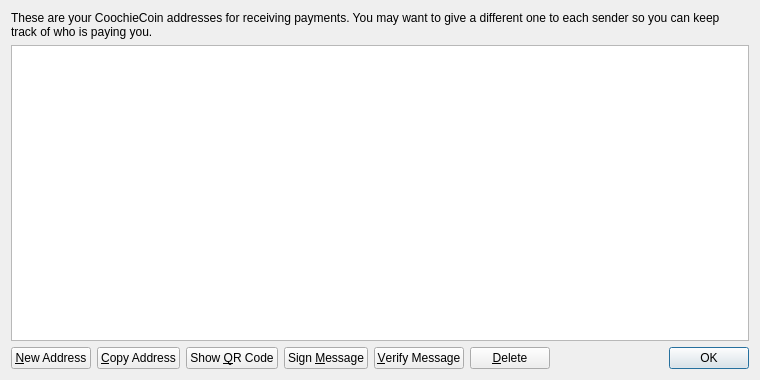
<?xml version="1.0" encoding="UTF-8"?>
<ui version="4.0">
 <class>AddressBookPage</class>
 <widget class="QWidget" name="AddressBookPage">
  <property name="geometry">
   <rect>
    <x>0</x>
    <y>0</y>
    <width>760</width>
    <height>380</height>
   </rect>
  </property>
  <property name="windowTitle">
   <string>Address Book</string>
  </property>
  <layout class="QVBoxLayout" name="verticalLayout">
   <item>
    <widget class="QLabel" name="labelExplanation">
     <property name="text">
      <string>These are your CoochieCoin addresses for receiving payments. You may want to give a different one to each sender so you can keep track of who is paying you.</string>
     </property>
     <property name="textFormat">
      <enum>Qt::PlainText</enum>
     </property>
     <property name="wordWrap">
      <bool>true</bool>
     </property>
    </widget>
   </item>
   <item>
    <widget class="QTableView" name="tableView">
     <property name="contextMenuPolicy">
      <enum>Qt::CustomContextMenu</enum>
     </property>
     <property name="toolTip">
      <string>Double-click to edit address or label</string>
     </property>
     <property name="tabKeyNavigation">
      <bool>false</bool>
     </property>
     <property name="alternatingRowColors">
      <bool>true</bool>
     </property>
     <property name="selectionMode">
      <enum>QAbstractItemView::SingleSelection</enum>
     </property>
     <property name="selectionBehavior">
      <enum>QAbstractItemView::SelectRows</enum>
     </property>
     <property name="sortingEnabled">
      <bool>true</bool>
     </property>
     <attribute name="verticalHeaderVisible">
      <bool>false</bool>
     </attribute>
    </widget>
   </item>
   <item>
    <layout class="QHBoxLayout" name="horizontalLayout">
     <item>
      <widget class="QPushButton" name="newAddressButton">
       <property name="toolTip">
        <string>Create a new address</string>
       </property>
       <property name="text">
        <string>&amp;New Address</string>
       </property>
       <property name="icon">
        <iconset resource="../bitcoin.qrc">
         <normaloff>:/icons/add</normaloff>:/icons/add</iconset>
       </property>
      </widget>
     </item>
     <item>
      <widget class="QPushButton" name="copyToClipboard">
       <property name="toolTip">
        <string>Copy the currently selected address to the system clipboard</string>
       </property>
       <property name="text">
        <string>&amp;Copy Address</string>
       </property>
       <property name="icon">
        <iconset resource="../bitcoin.qrc">
         <normaloff>:/icons/editcopy</normaloff>:/icons/editcopy</iconset>
       </property>
      </widget>
     </item>
     <item>
      <widget class="QPushButton" name="showQRCode">
       <property name="text">
        <string>Show &amp;QR Code</string>
       </property>
       <property name="icon">
        <iconset resource="../bitcoin.qrc">
         <normaloff>:/icons/qrcode</normaloff>:/icons/qrcode</iconset>
       </property>
      </widget>
     </item>
     <item>
      <widget class="QPushButton" name="signMessage">
       <property name="toolTip">
        <string>Sign a message to prove you own a CoochieCoin address</string>
       </property>
       <property name="text">
        <string>Sign &amp;Message</string>
       </property>
       <property name="icon">
        <iconset resource="../bitcoin.qrc">
         <normaloff>:/icons/edit</normaloff>:/icons/edit</iconset>
       </property>
      </widget>
     </item>
     <item>
      <widget class="QPushButton" name="verifyMessage">
       <property name="toolTip">
        <string>Verify a message to ensure it was signed with a specified CoochieCoin address</string>
       </property>
       <property name="text">
        <string>&amp;Verify Message</string>
       </property>
       <property name="icon">
        <iconset resource="../bitcoin.qrc">
         <normaloff>:/icons/transaction_0</normaloff>:/icons/transaction_0</iconset>
       </property>
      </widget>
     </item>
     <item>
      <widget class="QPushButton" name="deleteButton">
       <property name="toolTip">
        <string>Delete the currently selected address from the list</string>
       </property>
       <property name="text">
        <string>&amp;Delete</string>
       </property>
       <property name="icon">
        <iconset resource="../bitcoin.qrc">
         <normaloff>:/icons/remove</normaloff>:/icons/remove</iconset>
       </property>
      </widget>
     </item>
     <item>
      <spacer name="horizontalSpacer">
       <property name="orientation">
        <enum>Qt::Horizontal</enum>
       </property>
       <property name="sizeHint" stdset="0">
        <size>
         <width>40</width>
         <height>20</height>
        </size>
       </property>
      </spacer>
     </item>
     <item>
      <widget class="QDialogButtonBox" name="buttonBox">
       <property name="sizePolicy">
        <sizepolicy hsizetype="Maximum" vsizetype="Fixed">
         <horstretch>0</horstretch>
         <verstretch>0</verstretch>
        </sizepolicy>
       </property>
       <property name="standardButtons">
        <set>QDialogButtonBox::Ok</set>
       </property>
      </widget>
     </item>
    </layout>
   </item>
  </layout>
 </widget>
 <resources>
  <include location="../bitcoin.qrc"/>
 </resources>
 <connections/>
</ui>
